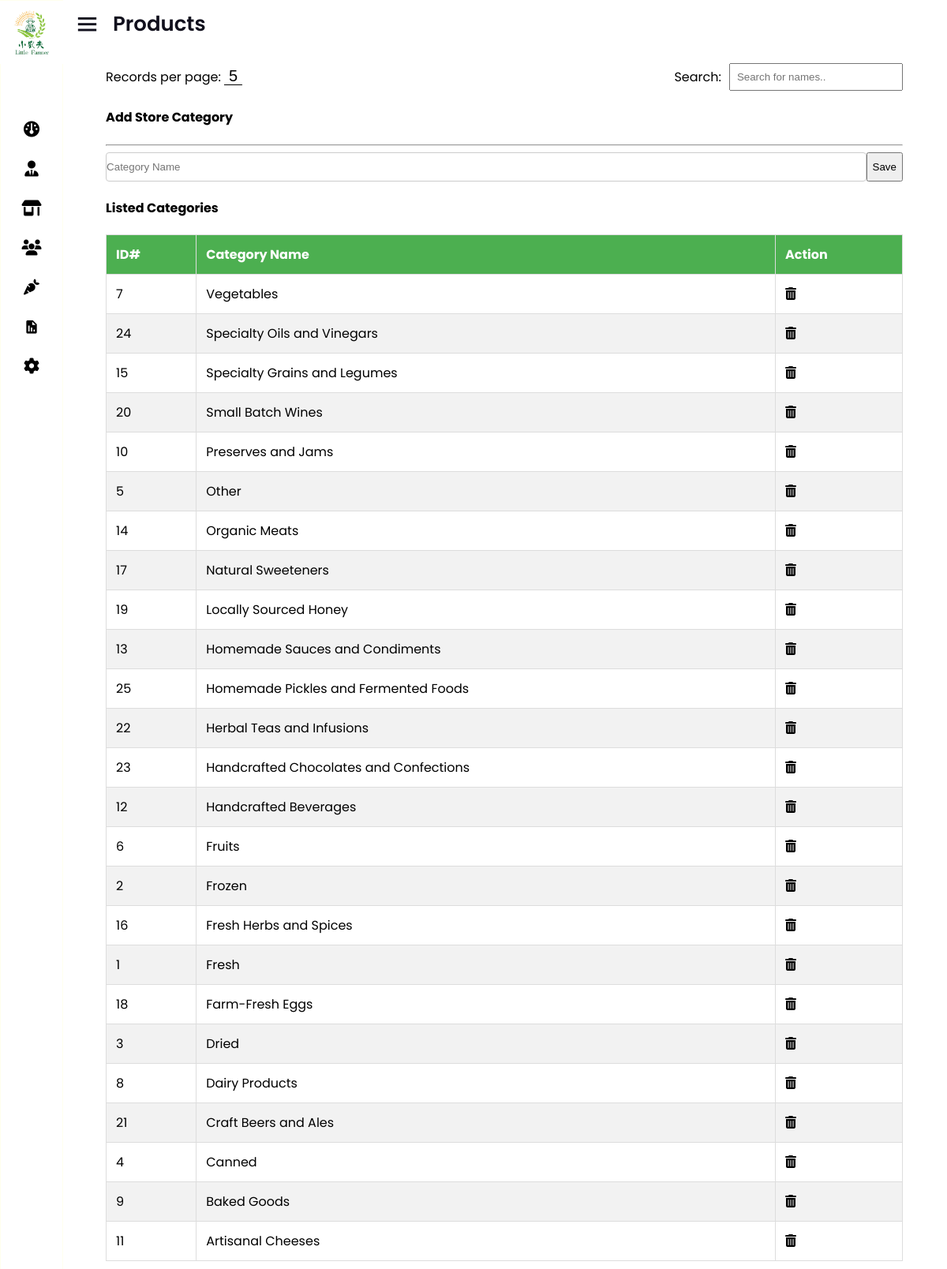
Screenshot of /seller/admin/store_category_inspection.php (signed in) with the database file from the repository.
### tables this page shows
CREATE TABLE `res_category` (
  `c_id` int(222) NOT NULL,
  `c_name` varchar(222) NOT NULL,
  `date` timestamp NOT NULL DEFAULT current_timestamp() ON UPDATE current_timestamp()
);

### seller/admin/store_category_inspection.php (the view, shortened to what this page needs)
<!DOCTYPE html>
<html lang="en" dir="ltr">
  <head>
    <link rel="stylesheet" href="style.css">
	<link rel="stylesheet" href="https://cdnjs.cloudflare.com/ajax/libs/font-awesome/4.7.0/css/font-awesome.min.css">
    <link href='https://unpkg.com/boxicons@2.0.7/css/boxicons.min.css' rel='stylesheet'>
   </head>
<body>
  <div class="sidebar close">
    <?php include "sidebar.php"; ?>
  </div>
  <section class="home-section">
    <div class="home-content">
      <i class='bx bx-menu' ></i>
      <span class="text">Products</span>
    </div>
	<div class="empMainCon">
		   	<div class="controls-container">
		  		<div class="records-per-page">
					<span>Records per page:</span>
					<select id="recordsPerPage" onchange="changeRecordsPerPage()" class="custom-select">
					  <option value="5">5</option>
					</select>
				  </div>
				  <div class="search-bar">
				<span>Search:</span>
				<input type="text" id="searchInput" onkeyup="fetchData()" placeholder="Search for names..">
		  	</div>
		  </div>
          <?php
include("./../connection/connect.php");
if(isset($_SESSION["adm_co"]) && ($_SESSION["adm_co"] == "SUPA"))
{
?>
    <div id="main-wrapper">
            <div class="container-fluid">
				<div class="row">
                    <div class="container-fluid">
<div class="col-lg-12">
    <div class="card card-outline-primary">
        <div class="card-header">
            <h4 class="m-b-0 text-white">Add Store Category</h4>
        </div>
        <div class="card-body">
            <form action="<?php echo htmlspecialchars($_SERVER["PHP_SELF"]); ?>" method="post">
                <div class="form-body">
                    <hr>
                    <div class="row p-t-20">
                        <div class="col-md-12">
                            <div class="form-group">
                                <input type="text" name="c_name" class="form-control" placeholder="Category Name">
                                <input type="submit" name="submit" class="btn btn-success" value="Save">
                            </div>
                        </div>
                    </div>
                </div>
            </form>
        </div>
    </div>
</div>
                    </div>
					<div class="col-12">
                        <div class="card">
                            <div class="card-body">
                                <h4 class="card-title">Listed Categories</h4>
                                <div class="table-responsive m-t-40">
                                    <table id="myTable" class="table table-bordered table-striped">
                                        <thead>
                                            <tr>
                                                <th>ID#</th>
                                                <th>Category Name</th>
												<th>Action</th>
                                            </tr>
                                        </thead>
                                        <tbody>
                                        <?php
$sql = "SELECT * FROM res_category ORDER BY c_name DESC";
$query = mysqli_query($db, $sql);
if(!mysqli_num_rows($query) > 0 ) {
    echo '<td colspan="7"><center>No Categories-Data!</center></td>';
} else {
    while($rows=mysqli_fetch_array($query)) {
        echo '<tr><td>'.$rows['c_id'].'</td>
                    <td>'.$rows['c_name'].'</td>
                    <td>
                        <a href="#" class="btn btn-danger btn-flat btn-addon btn-xs m-b-10 delete-category" data-category-id="' . $rows['c_id'] . '">
                            <i class="fa fa-trash-o" style="font-size:16px"></i>
                        </a>
                    </td>
                </tr>';
    }
}
?>
                                        </tbody>
                                    </table>
                                </div>
                            </div>
                        </div>
					</div>
            </div>
    </div>
<?php
}
?>
</body>
</html>

### seller/admin/style.css (style rules this page uses)
html, body { width: 100%; height: 100%; margin: 0; padding: 0; box-sizing: border-box; font-family: 'Poppins', sans-serif; overflow-y: auto; }
.sidebar { border: 1px solid #ffe; position: fixed; top: 0; left: 0; height: 100%; width: 260px; background: #ffffff; z-index: 100; transition: all 0.5s ease; }
.sidebar.close { width: 78px; }
.home-section { position: relative; background: #ffffff; height: 100vh; left: 260px; width: calc(100% - 260px); transition: all 0.5s ease; overflow-y: auto; }
.sidebar.close ~ .home-section { left: 78px; width: calc(100% - 78px); }
.home-section .home-content { height: 60px; display: flex; align-items: center; }
.home-section .home-content .bx-menu, .home-section .home-content .text { color: #11101d; font-size: 35px; }
.home-section .home-content .bx-menu { margin: 0 15px; cursor: pointer; }
.home-section .home-content .text { font-size: 26px; font-weight: 600; }
.form-control { width: 100%; padding: 10px 0; border: 1px solid #ccc; border-radius: 4px; background-color: #fff; }
.form-group { display: flex; background-color: #fff; }
.empMainCon { width: 90%; margin-left: auto; margin-right: auto; margin-top: 20px; }
.controls-container { display: flex; justify-content: space-between; align-items: center; width: 100%; border: none; }
.search-bar { display: flex; align-items: center; }
.empMainCon #searchInput { padding: 8px; width: 200px; margin-left: 10px; }
.empMainCon table { border-collapse: collapse; width: 100%; margin-left: auto; margin-right: auto; margin-top: 20px; margin-bottom: 10px; }
.empMainCon th, td { border: 1px solid #ddd; padding: 12px; text-align: left; }
.empMainCon th { background-color: #4CAF50; color: white; cursor: pointer; }
.empMainCon tr:nth-child(even) { background-color: #f2f2f2; }
.close { color: #aaa; font-size: 28px; font-weight: bold; cursor: pointer; }
.custom-select { border: none; border-bottom: 1px solid #000; background-color: transparent; padding: 0; margin: 0; appearance: none; text-align: center; font-size: 20px; }
a { text-decoration: none; color: inherit; }

### rows the page displays
res_category: c_id "7", c_name "Vegetables"
res_category: c_id "24", c_name "Specialty Oils and Vinegars"
res_category: c_id "15", c_name "Specialty Grains and Legumes"
res_category: c_id "20", c_name "Small Batch Wines"
res_category: c_id "10", c_name "Preserves and Jams"
res_category: c_id "5", c_name "Other"
res_category: c_id "14", c_name "Organic Meats"
res_category: c_id "17", c_name "Natural Sweeteners"
res_category: c_id "19", c_name "Locally Sourced Honey"
res_category: c_id "13", c_name "Homemade Sauces and Condiments"
res_category: c_id "25", c_name "Homemade Pickles and Fermented Foods"
res_category: c_id "22", c_name "Herbal Teas and Infusions"
res_category: c_id "23", c_name "Handcrafted Chocolates and Confections"
res_category: c_id "12", c_name "Handcrafted Beverages"
res_category: c_id "6", c_name "Fruits"
res_category: c_id "2", c_name "Frozen"
res_category: c_id "16", c_name "Fresh Herbs and Spices"
res_category: c_id "1", c_name "Fresh"
res_category: c_id "18", c_name "Farm-Fresh Eggs"
res_category: c_id "3", c_name "Dried"
res_category: c_id "8", c_name "Dairy Products"
res_category: c_id "21", c_name "Craft Beers and Ales"
res_category: c_id "4", c_name "Canned"
res_category: c_id "9", c_name "Baked Goods"
res_category: c_id "11", c_name "Artisanal Cheeses"
